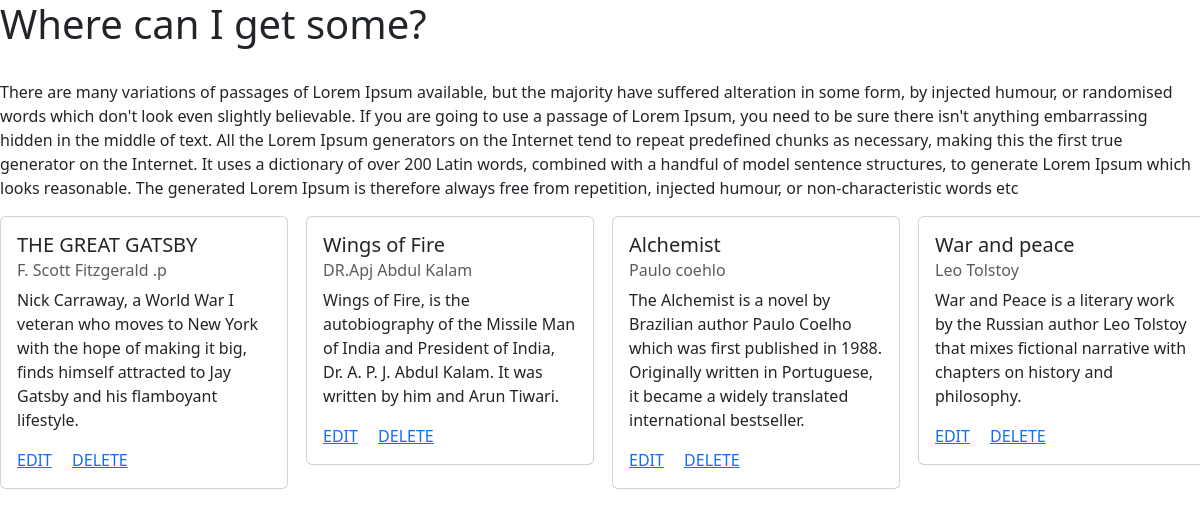
The page / on the database its author committed.
### library/models.py (models this page shows)
class Book(models.Model):
    Title= models.CharField(max_length=250)
    Author=models.ForeignKey(Author,on_delete=models.CASCADE)
    Summary=models.TextField()
    Published_date=models.DateField()

class Author(models.Model):
    Name=models.CharField(max_length=250)
    Age=models.IntegerField(null=True)

### library/views.py (the view)
# urls.py: 2. Add a URL to urlpatterns:  path('', views.home, name='home')
def home(request):
    books=Book.objects.all()
    return render(request,'home.html',{'books':books})

### templates/home.html (shortened to what this page needs)
<!DOCTYPE html>
    <head>
        <link href="https://cdn.jsdelivr.net/npm/bootstrap@5.3.0-alpha1/dist/css/bootstrap.min.css" rel="stylesheet">
    </head>
    <body>
        <h1>
        </h1>
        <br>
        <p>
            There are many variations of passages of Lorem Ipsum available, but the majority have suffered alteration in some form, by injected humour,
            or randomised words which don't look even slightly believable. If you are going to use a passage of Lorem Ipsum, you need to be sure there isn't anything embarrassing hidden in the middle of text.
            All the Lorem Ipsum generators on the Internet tend to repeat predefined chunks as necessary, making this the first true generator on the Internet. It uses a dictionary of over 200 Latin words,
             combined with a handful of model sentence structures, to generate Lorem Ipsum which looks reasonable. The generated Lorem Ipsum is therefore always free from repetition, injected humour,
             or non-characteristic words etc
        </p>
        <div class="row">
                {% for book in books %}
                <div class="col-md-3">
            <div class="card" style="width: 18rem;">
            <div class="card-body">
              <h5 class="card-title">{{ book.Title }}</h5>
              <h6 class="card-subtitle mb-2 text-muted">{{ book.Author.Name }}</h6>
              <p class="card-text">{{ book.Summary }}</p>
              <a href="{% url 'library:book_edit' book.id %} " class="card-link">EDIT</a>
              <a href="{% url 'library:book_delete' book.id %}" class="card-link">DELETE</a>
            </div>
            </div>
        </div>
          {% endfor %}
        </div>
    </body>
</html>

### rows shown on the page
Book: Title "THE GREAT GATSBY", Author.Name "F. Scott Fitzgerald .p", Summary "Nick Carraway, a World War I veteran who moves to New York with the hope of making it big, finds himself attracted to Jay Gatsby and his flamboyant lifestyle."
Book: Title "Wings of Fire", Author.Name "DR.Apj Abdul Kalam", Summary "Wings of Fire, is the autobiography of the Missile Man of India and President of India, Dr. A. P. J. Abdul Kalam. It was written by him and Arun Tiwari."
Book: Title "Alchemist", Author.Name "Paulo coehlo", Summary "The Alchemist is a novel by Brazilian author Paulo Coelho which was first published in 1988. Originally written in Portuguese, it became a widely translated international bestseller."
Book: Title "War and peace", Author.Name "Leo Tolstoy", Summary "War and Peace is a literary work by the Russian author Leo Tolstoy that mixes fictional narrative with chapters on history and philosophy."
